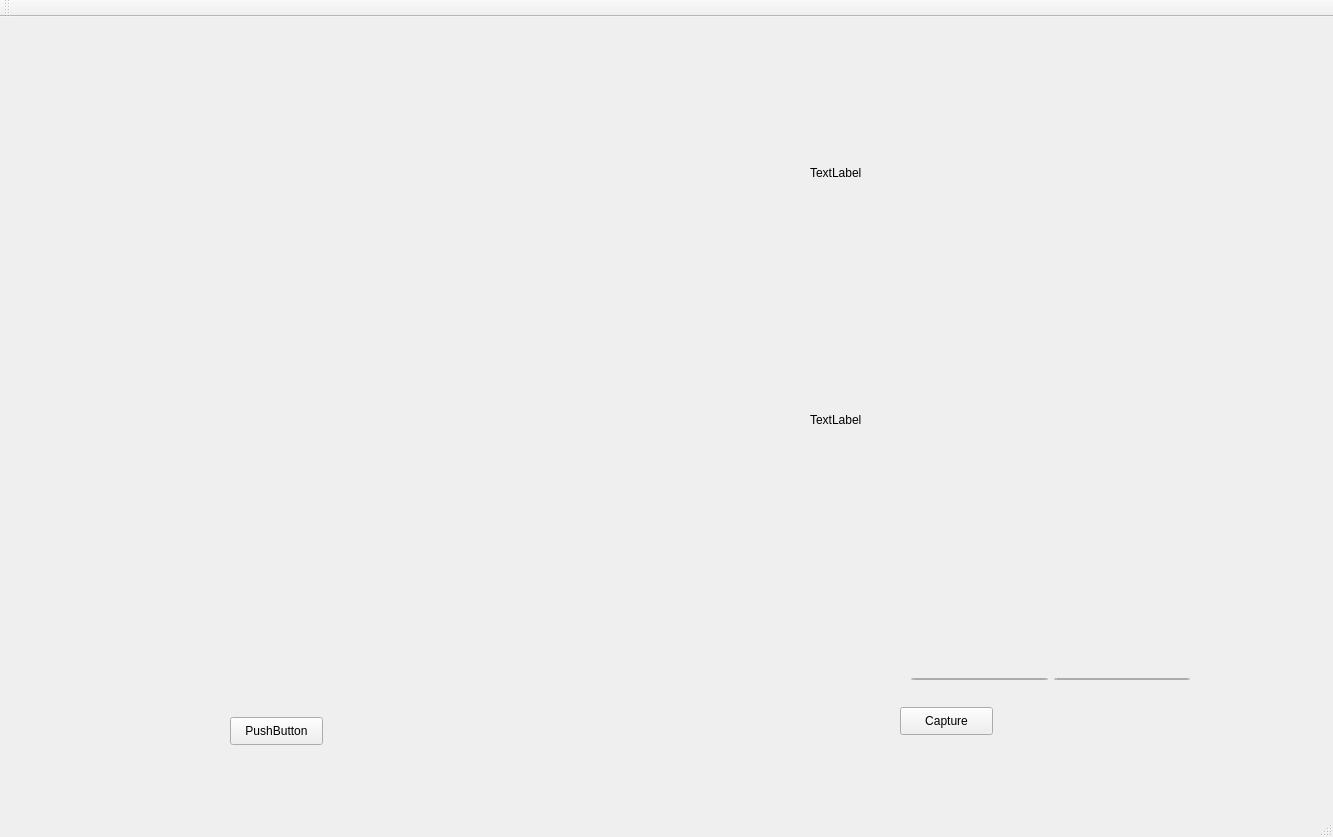
<?xml version="1.0" encoding="UTF-8"?>
<ui version="4.0">
 <class>MainWindow</class>
 <widget class="QMainWindow" name="MainWindow">
  <property name="geometry">
   <rect>
    <x>0</x>
    <y>0</y>
    <width>1333</width>
    <height>837</height>
   </rect>
  </property>
  <property name="windowTitle">
   <string>MainWindow</string>
  </property>
  <widget class="QWidget" name="centralWidget">
   <widget class="QPushButton" name="pushButton">
    <property name="geometry">
     <rect>
      <x>230</x>
      <y>700</y>
      <width>93</width>
      <height>28</height>
     </rect>
    </property>
    <property name="text">
     <string>PushButton</string>
    </property>
   </widget>
   <widget class="QWidget" name="layoutWidget">
    <property name="geometry">
     <rect>
      <x>10</x>
      <y>10</y>
      <width>1291</width>
      <height>602</height>
     </rect>
    </property>
    <layout class="QHBoxLayout" name="horizontalLayout">
     <item>
      <widget class="GLWidget" name="View" native="true">
       <property name="minimumSize">
        <size>
         <width>800</width>
         <height>600</height>
        </size>
       </property>
       <property name="maximumSize">
        <size>
         <width>800</width>
         <height>600</height>
        </size>
       </property>
       <property name="focusPolicy">
        <enum>Qt::ClickFocus</enum>
       </property>
      </widget>
     </item>
     <item>
      <layout class="QVBoxLayout" name="verticalLayout">
       <item>
        <widget class="QLabel" name="Color_Image">
         <property name="minimumSize">
          <size>
           <width>480</width>
           <height>270</height>
          </size>
         </property>
         <property name="maximumSize">
          <size>
           <width>480</width>
           <height>270</height>
          </size>
         </property>
         <property name="text">
          <string>TextLabel</string>
         </property>
        </widget>
       </item>
       <item>
        <widget class="QLabel" name="Depth_Image">
         <property name="minimumSize">
          <size>
           <width>256</width>
           <height>212</height>
          </size>
         </property>
         <property name="maximumSize">
          <size>
           <width>256</width>
           <height>212</height>
          </size>
         </property>
         <property name="text">
          <string>TextLabel</string>
         </property>
        </widget>
       </item>
       <item>
        <spacer name="verticalSpacer">
         <property name="orientation">
          <enum>Qt::Vertical</enum>
         </property>
         <property name="sizeHint" stdset="0">
          <size>
           <width>20</width>
           <height>40</height>
          </size>
         </property>
        </spacer>
       </item>
      </layout>
     </item>
    </layout>
   </widget>
   <widget class="QPushButton" name="Capture">
    <property name="geometry">
     <rect>
      <x>900</x>
      <y>690</y>
      <width>93</width>
      <height>28</height>
     </rect>
    </property>
    <property name="text">
     <string>Capture</string>
    </property>
   </widget>
   <widget class="QWidget" name="">
    <property name="geometry">
     <rect>
      <x>900</x>
      <y>650</y>
      <width>301</width>
      <height>24</height>
     </rect>
    </property>
    <layout class="QHBoxLayout" name="horizontalLayout_2">
     <item>
      <widget class="QSpinBox" name="Min_Distance">
       <property name="minimum">
        <number>500</number>
       </property>
       <property name="maximum">
        <number>1000</number>
       </property>
       <property name="singleStep">
        <number>10</number>
       </property>
      </widget>
     </item>
     <item>
      <widget class="QSpinBox" name="Max_Distance">
       <property name="minimum">
        <number>500</number>
       </property>
       <property name="maximum">
        <number>2000</number>
       </property>
       <property name="singleStep">
        <number>10</number>
       </property>
       <property name="value">
        <number>1000</number>
       </property>
      </widget>
     </item>
    </layout>
   </widget>
  </widget>
  <widget class="QToolBar" name="mainToolBar">
   <attribute name="toolBarArea">
    <enum>TopToolBarArea</enum>
   </attribute>
   <attribute name="toolBarBreak">
    <bool>false</bool>
   </attribute>
  </widget>
  <widget class="QStatusBar" name="statusBar"/>
 </widget>
 <layoutdefault spacing="6" margin="11"/>
 <customwidgets>
  <customwidget>
   <class>GLWidget</class>
   <extends>QWidget</extends>
   <header>glwidget.h</header>
   <container>1</container>
  </customwidget>
 </customwidgets>
 <resources/>
 <connections/>
</ui>
